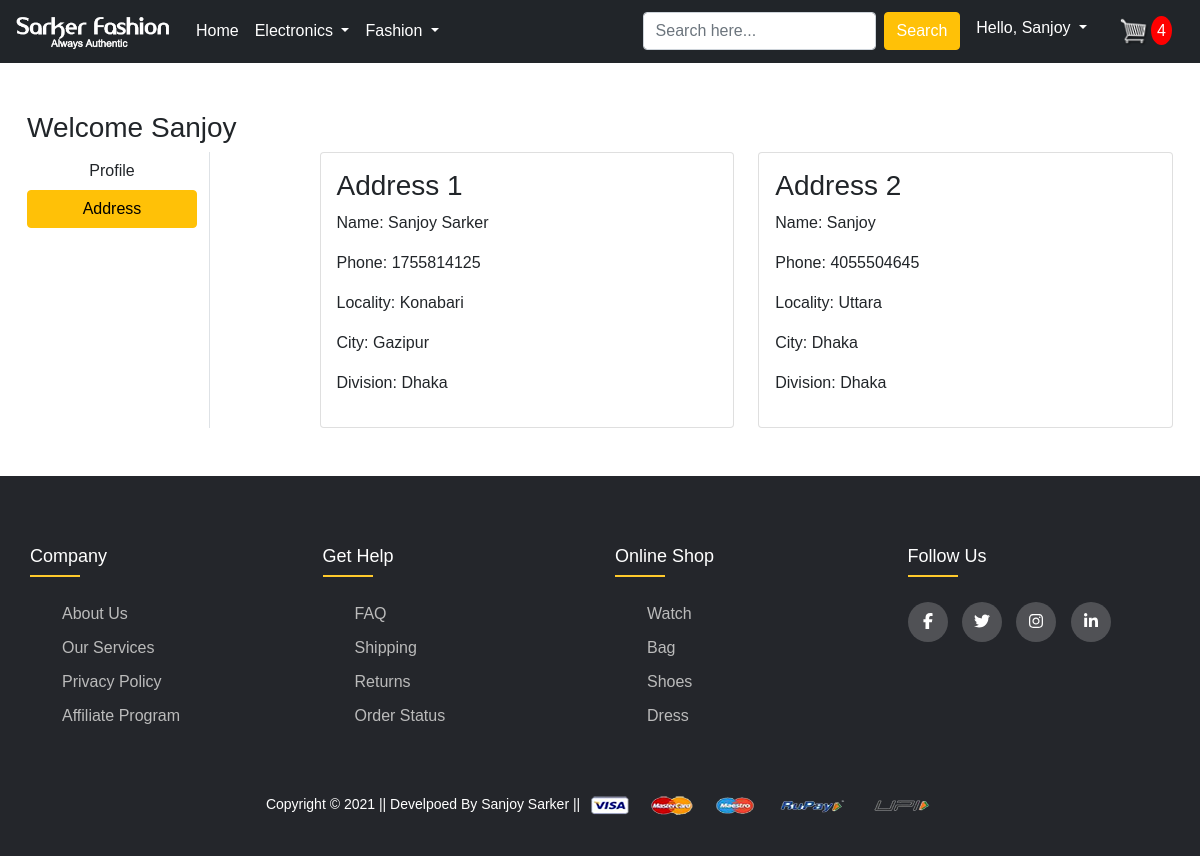
Screenshot of /address/ (signed in) with the database file from the repository.
### app/models.py (models this page shows, shortened)
class Customer(models.Model):
    user = models.ForeignKey(
        User, on_delete=models.CASCADE, blank=True, null=True)
    name = models.CharField(max_length=200, null=True)
    phone = models.IntegerField(null=True)
    locality = models.CharField(max_length=200, null=True)
    city = models.CharField(max_length=50, null=True)
    division = models.CharField(choices=DIVISION, max_length=50)

### app/views.py (the view)
# urls.py: path('address/', views.address, name='address'),
@login_required
def address(request):
    customer = Customer.objects.filter(user=request.user)
    return render(request, 'app/address.html', {'customer': customer, 'active': 'btn-warning'})

### app/templates/app/address.html (shortened to what this page needs)
{% extends 'app/base.html' %}
{% load static %}
{% block main-content %}
<div class="container my-5">
 <div class="row">
 <h3>Welcome <span class="text-capitalize">{{request.user}}</span></h3>
  <div class="col-sm-2 border-end">
   <ul class="list-unstyled">
    <li class="d-grid"><a href="{% url 'profile' %}" class="btn">Profile</a></li>
    <li class="d-grid"><a href="{% url 'address' %}" class="btn {{active}}">Address</a></li>
   </ul>
  </div>
  <div class="col-sm-9 offset-sm-1">
   <div class="row">
       {% for cm in customer %}
    <div class="col-sm-6">
     <div class="card">
      <div class="card-body">
       <h3>Address {{forloop.counter}}</h3>
       <p>Name: {{cm.name}}</p>
       <p>Phone: {{cm.phone}}</p>
       <p>Locality: {{cm.locality}}</p>
       <p>City: {{cm.city}}</p>
       <p>Division: {{cm.division}}</p>
      </div>
     </div>
    </div>
        {% endfor %}
   </div>
  </div>
 </div>
</div>
{% endblock main-content %}

### app/templates/app/base.html (shortened to what this page needs)
<!doctype html>
{% load static %}
<html lang="en">
  <head>
    <link href="https://cdn.jsdelivr.net/npm/bootstrap@5.0.0-beta1/dist/css/bootstrap.min.css" rel="stylesheet">
    <link rel="stylesheet" href="{% static 'app/css/owl.carousel.min.css' %}">
    <link rel="stylesheet" href="{% static 'app/css/all.min.css' %}">
    <link rel="stylesheet" href="{% static 'app/css/style.css' %}">
  </head>
  <body>
    <nav class="navbar navbar-expand-lg navbar-dark bg-dark">
     <div class="container-fluid">
       <a class="navbar-brand" href="/">
        <img src="{% static 'app/images/logo1.png' %}" width="160px">
      </a>
       <div class="collapse navbar-collapse" id="navbarSupportedContent">
         <ul class="navbar-nav me-auto mb-2 mb-lg-0">
           <li class="nav-item">
             <a class="nav-link active" aria-current="page" href="/">Home</a>
           </li>
           <li class="nav-item dropdown">
             <a class="nav-link dropdown-toggle text-white" href="#" id="electronicsDropdown" role="button" data-bs-toggle="dropdown" aria-expanded="false">
               Electronics
             </a>
           </li>
           <li class="nav-item dropdown">
             <a class="nav-link dropdown-toggle text-white" href="#" id="fashionDropdown" role="button" data-bs-toggle="dropdown" aria-expanded="false">
               Fashion
             </a>
           </li>
         </ul>
         <form class="d-flex">
           <input class="form-control me-2" type="search" placeholder="Search here..." aria-label="Search">
           <button class="btn btn-warning text-white" type="submit">Search</button>
         </form>
         <div>
          <ul class="navbar-nav me-auto mb-2 mb-lg-0">
            {% if request.user.is_authenticated %}
           <li class="nav-item dropdown mx-2">
              <a class="nav-link dropdown-toggle text-white" href="#" id="profileDropdown" role="button" data-bs-toggle="dropdown" aria-expanded="false">
                <span>Hello, <span class="text-capitalize">{{request.user}}</span></span>
              </a>
            </li>
            <li class="nav-item mx-2">
             <a href="{% url 'showcart' %}" class="nav-link text-white"><img src="{% static '/app/images/cart.png' %}" width="30px" alt=""><span
              class="badges">4</span> </a>
            </li>
            {% endif %}
          </ul>
         </div>
       </div>
     </div>
    </nav>
    {% block main-content %} {% endblock main-content %}
    <footer class="footer">
      <div class="container">
        <div class="row">
          <div class="footer-col">
            <h4>company</h4>
            <ul>
              <li><a href="#">about us</a></li>
              <li><a href="#">our services</a></li>
              <li><a href="#">privacy policy</a></li>
              <li><a href="#">affiliate program</a></li>
            </ul>
          </div>
          <div class="footer-col">
            <h4>get help</h4>
            <ul>
              <li><a href="#">FAQ</a></li>
              <li><a href="#">shipping</a></li>
              <li><a href="#">returns</a></li>
              <li><a href="#">order status</a></li>
            </ul>
          </div>
          <div class="footer-col">
            <h4>online shop</h4>
            <ul>
              <li><a href="#">watch</a></li>
              <li><a href="#">bag</a></li>
              <li><a href="#">shoes</a></li>
              <li><a href="#">dress</a></li>
            </ul>
          </div>
          <div class="footer-col">
            <h4>follow us</h4>
            <div class="social-links">
              <a href="#"><i class="fab fa-facebook-f"></i></a>
              <a href="#"><i class="fab fa-twitter"></i></a>
              <a href="#"><i class="fab fa-instagram"></i></a>
              <a href="#"><i class="fab fa-linkedin-in"></i></a>
            </div>
          </div>
        </div>
      </div>
      <div class="pt-5 text-center text-white">
        <small class="text-white">Copyright &copy; 2021 || Develpoed By Sanjoy Sarker || </small>
        <img src="{% static 'app/images/payment.png' %}" alt="" srcset="" class="img-fluid" height="2px">
      </div>
   </footer>
  </body>
</html>

### app/static/app/css/style.css (style rules this page uses)
body { line-height: 1.5; font-family: 'Poppins', sans-serif; }
a { text-decoration: none; }
* { margin: 0; padding: 0; box-sizing: border-box; }
.container { max-width: 1170px; margin: auto; }
.row { display: flex; flex-wrap: wrap; }
ul { list-style: none; }
.footer { background-color: #24262b; padding: 70px 0 40px; }
.footer-col { width: 25%; padding: 0 15px; }
.footer-col h4 { font-size: 18px; color: #ffffff; text-transform: capitalize; margin-bottom: 35px; font-weight: 500; position: relative; }
.footer-col h4::before { content: ''; position: absolute; left: 0; bottom: -10px; background-color: #FFCA2C; height: 2px; box-sizing: border-box; width: 50px; }
.footer-col ul li:not(:last-child) { margin-bottom: 10px; }
.footer-col ul li a { font-size: 16px; text-transform: capitalize; color: #ffffff; text-decoration: none; font-weight: 300; color: #bbbbbb; display: block; transition: all 0.3s ease; }
.footer-col .social-links a { display: inline-block; height: 40px; width: 40px; background-color: rgba(255, 255, 255, 0.2); margin: 0 10px 10px 0; text-align: center; line-height: 40px; border-radius: 50%; color: #ffffff; transition: all 0.5s ease; }
.badges { font-size: 16px; padding: 6px; border-radius: 50%; background-color: red; color: white; margin-left: 2px; }

### rows the page displays
Customer: name "Sanjoy Sarker", phone "1755814125", locality "Konabari", city "Gazipur", division "Dhaka"
Customer: name "Sanjoy", phone "4055504645", locality "Uttara", city "Dhaka", division "Dhaka"

### other values shown
{{ request.user }} "Sanjoy"
